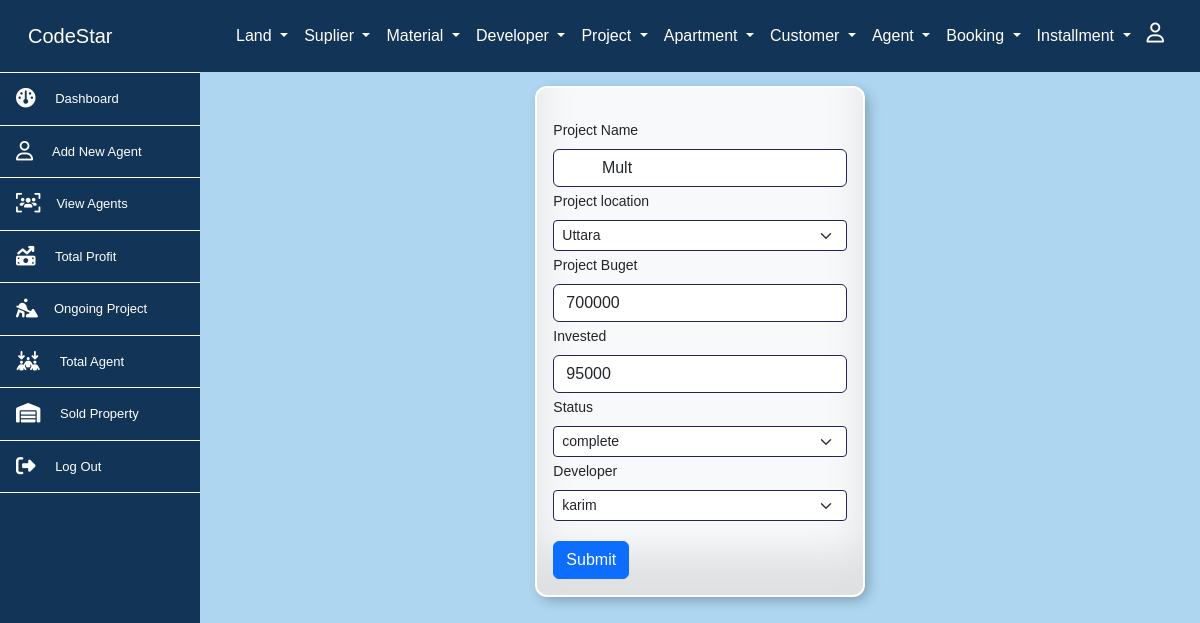
The page /pages/project/pjupdate.php?id=8 (signed in) on the database its author committed.
### tables this page shows
CREATE TABLE `project` (
  `project_id` int NOT NULL,
  `project_name` varchar(255) DEFAULT NULL,
  `project_location` varchar(255) DEFAULT NULL,
  `project_price` varchar(255) DEFAULT NULL,
  `spened` int DEFAULT NULL,
  `pc_id` varchar(50) DEFAULT NULL,
  `ps_id` int DEFAULT NULL,
  `date_column` datetime DEFAULT CURRENT_TIMESTAMP
);

CREATE TABLE `area` (
  `area_id` int NOT NULL,
  `area_name` varchar(50) NOT NULL
);

CREATE TABLE `project_status` (
  `ps_id` int NOT NULL,
  `p_status` varchar(255) DEFAULT NULL
);

CREATE TABLE `p_contactor` (
  `land_agent_id` int NOT NULL,
  `land_agent_name` varchar(255) DEFAULT NULL,
  `land_agent_contact` int DEFAULT NULL,
  `land_agent_location` int NOT NULL,
  `agent_img` varchar(255) NOT NULL
);

### pages/project/pjupdate.php (the view, shortened to what this page needs)
<?php include('../../includes/conf.php');
?>
<?php
    $id=$_GET['id'];
    $sql = "SELECT * FROM project where project_id = $id";
    $result = $conn->query($sql);
    $row = $result->fetch_assoc();
?>
<div class="col-md-10  container d-flex justify-content-center  ">
 <div class="col-md-3"></div>
 <div class="col-md-4">
 <form method="post" class="col-md-12 bg-light mt-3 pdiv" enctype="multipart/form-data">
  <div class=" p-3">
    <div>
      <label for="pjname" class="form-label mt-3">Project Name</label>
      <input type="text" class="form-control mb-1 in" id="pjname" name="pjname" value="<?=$row['project_name']?>">
    </div>
    <div>
    <label for="larea" class="form-label">Project location</label>
      <select class="form-select form-select-sm in mb-1" name="pjloname" aria-label=".form-select-sm example">
        <?php
         $sql = "SELECT * FROM area";
         $result = $conn->query($sql);
         while ($rows = $result->fetch_assoc()) {
        ?>
          <option value= "<?php echo $rows['area_id'];?>" <?php if($rows['area_id']==$row['project_location']){echo 'selected';};?>>
          <?php echo$rows['area_name'];?>
        </option>
          <?php }?>
      </select>
    </div>
    <div>
      <label for="pjprice" class="form-label">Project Buget</label>
      <input type="text" class="form-control mb-1 in" id="pjprice" name="pjpname" value="<?=$row['project_price']?>">
    </div>
    <div>
      <label for="pjprice" class="form-label">Invested</label>
      <input type="text" class="form-control mb-1 in" id="pjprice" name="spened" value="<?=$row['spened']?>">
    </div>
    <div>
    <label for="larea" class="form-label">Status</label>
      <select class="form-select form-select-sm in mb-1" name="status" aria-label=".form-select-sm example">
        <?php
         $sql = "SELECT * FROM project_status";
         $result = $conn->query($sql);
         while ($rows = $result->fetch_assoc()) {
        ?>
          <option value= "<?php echo$rows['ps_id'];?>" <?php if($rows['ps_id']==$row['ps_id']){echo 'selected';};?>>
            <?php echo $rows['p_status'];?></option>
          <?php }?>
      </select>
    </div>
    <div>
    <label for="larea" class="form-label">Developer</label>
      <select class="form-select form-select-sm in mb-1" name="dev" aria-label=".form-select-sm example">
        <?php
         $sql = "SELECT * FROM p_contactor";
         $result = $conn->query($sql);
         while ($rows = $result->fetch_assoc()) {
        ?>
          <option value= "<?php echo $rows['land_agent_id'];?>" <?php if($rows['land_agent_id']==$row['pc_id']){echo 'selected';};?>>
            <?php echo $rows['land_agent_name'];?>
          </option>
          <?php }?>
      </select>
    </div>
    <button type="submit" class="btn btn-primary mt-3" name="sub">Submit</button>
  </form>
 </div>
 </div>
 <div class="col-md-3"></div>
</div>

### rows shown on the page
project: pjname "Mult", pjloname "Uttara", pjpname "700000", spened "95000", status "complete", dev "karim"
